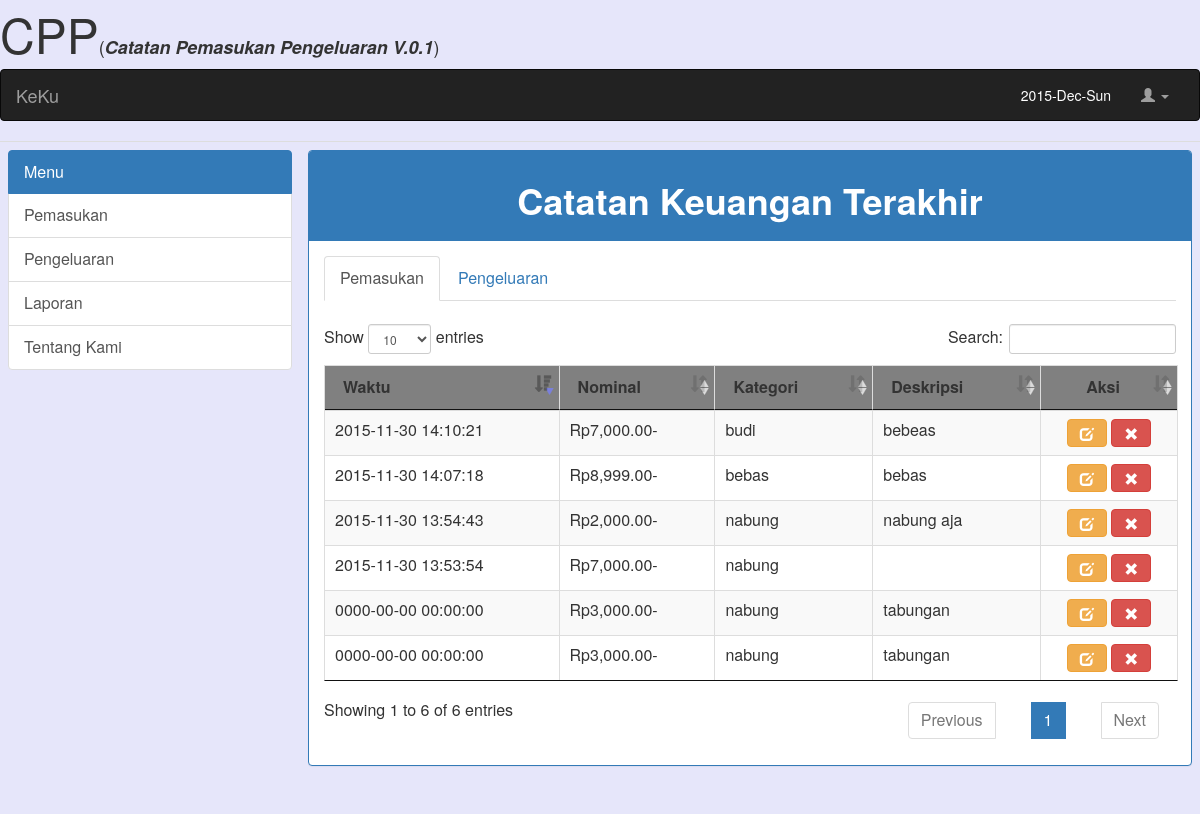
/index.php/ctrl/tampil, run on an earlier commit of the app's database.
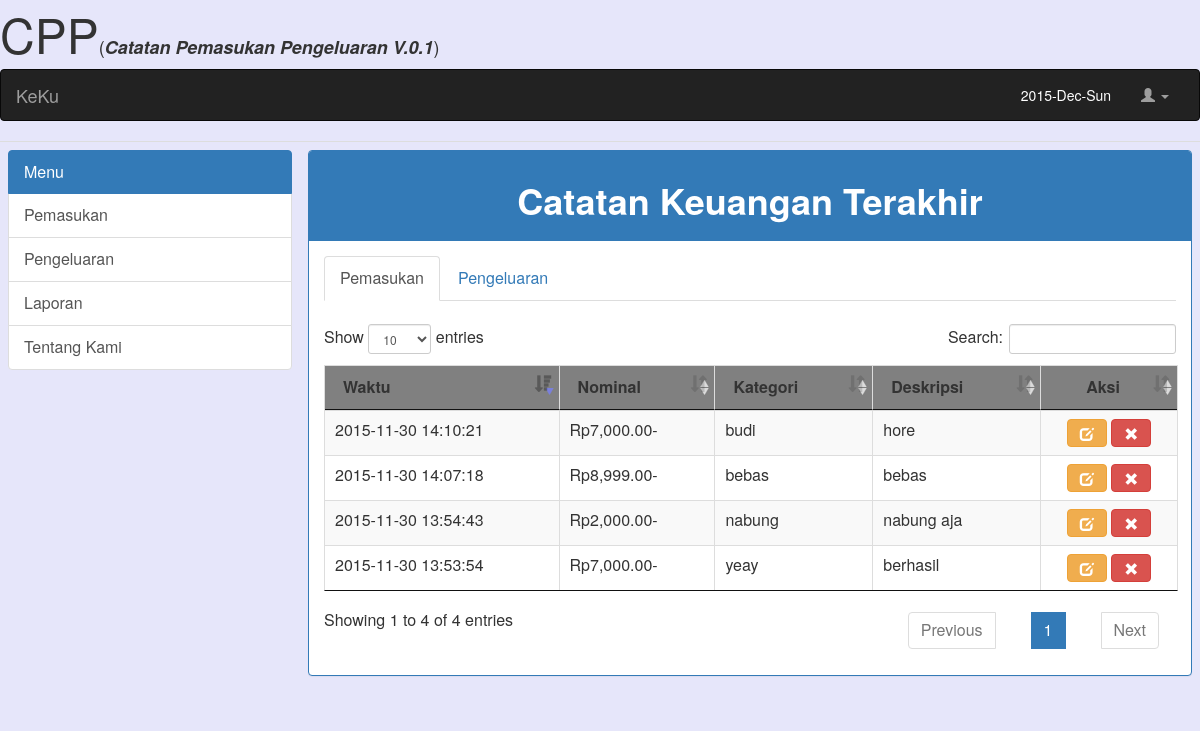
And on a later commit of the database.
### tables this page shows
CREATE TABLE IF NOT EXISTS `t_transaksi` (
`id_transaksi` int(10) NOT NULL,
  `id_user` int(10) NOT NULL,
  `nominal` int(20) NOT NULL,
  `kategori` varchar(30) NOT NULL,
  `deskripsi` text NOT NULL,
  `waktu` datetime NOT NULL
);

### application/controllers/Ctrl.php (called while the page is built, shortened)
<?php
class Ctrl extends CI_Controller {
	public function __construct()
	{
		$this->load->model('mdl');
	}
	public function tampil()
	{
		$data['select']=$this->mdl->all();
		$this->load->view('layout/header');
		$this->load->view('layout/menu_atas');
		$this->load->view('template/view_data',$data);
	}
}

### index.php (called while the page is built, shortened)
<?php
require_once BASEPATH.'core/CodeIgniter.php';

### application/models/Mdl.php (called while the page is built, shortened)
<?php
class Mdl extends CI_Model {
	public function all()
	{
		$query=$this->db->get('t_transaksi');
		if ($query->num_rows()>0) {
			return $query->result();
		}
		else{
			return array();
		}
	}
}

### application/views/template/view_data.php (the view, shortened to what this page needs)
<!DOCTYPE html>
<html lang="en">
  <head>
    <?php $this->load->view('layout/includes'); ?>
  </head>
  <body>
  <table class="table">
    <tbody>
      <tr>
        <td width="25%">
          <?php $this->load->view('layout/menu_samping'); ?>
        </td>
        <td>
          <div class="panel panel-primary">
              <div class="panel-heading"><h1><center><b>Catatan Keuangan Terakhir</b></center></h1></div>
              <div class="panel-body">
                <ul class="nav nav-tabs nav-tab">
                  <li role="presentation" class="active"><a href="<?=base_url()?>index.php/keuangan/">Pemasukan</a></li>
                  <li role="presentation"><a href="<?=base_url()?>index.php/keuangan2/">Pengeluaran</a></li>
                </ul>
                <br>
                <table id="dataTable" class="table table-bordered table-hover table-striped">
                  <thead>
                    <tr bgcolor="grey">
                      <th>Waktu</th>
                      <th>Nominal</th>
                      <th>Kategori</th>
                      <th>Deskripsi</th>
                      <th><center>Aksi</center></th>
                    </tr>
                  </thead>
                  <tbody>
                    <?php foreach($select as $datavar):?>
                    <tr>
                      <td><?=$datavar->waktu?></td>
                      <td>Rp<?=number_format($datavar->nominal);?>.00-</td>
                      <td><?=$datavar->kategori?></td>
                      <td><?=$datavar->deskripsi?></td>
                      <td align="center">
                        <?=anchor('ctrl/update/'.$datavar->id_transaksi, '<span class="glyphicon glyphicon-edit" aria-hidden="true"></span>', ['class'=>'btn btn-warning']);?>
                        <?=anchor('ctrl/delete/'.$datavar->id_transaksi, '<span class="glyphicon glyphicon-remove" aria-hidden="true"></span>', ['class'=>'btn btn-danger','onclick'=>'return confirm(\'Apakah Anda Yakin Akan di Hapus..??\')']
                                  );?>
                      </td>
                    </tr>
                    <?php endforeach;?>
                  </tbody>
                </table>
                  </div>
              </div>
            </td>
          </tr>
        </tbody>
      </table>
  </body>
  </html>

### application/views/layout/header.php
<header>
		<font size="7">CPP</font><font size="4">(<i><b>Catatan Pemasukan Pengeluaran V.0.1</b></i>)</font>
</header>

### application/views/layout/menu_atas.php (shortened to what this page needs)
<nav class="navbar navbar-inverse">
  <div class="container-fluid">
    <div class="navbar-header">
      <a class="navbar-brand" href="#">KeKu</a>
    </div>
    <div class="collapse navbar-collapse" id="bs-example-navbar-collapse-1">
      <ul class="nav navbar-nav navbar-right">
        <li><a href="#"><font color="white"><?php echo date('Y-M-D'); ?></font></a></li>
        <li class="dropdown">
          <a href="#" class="dropdown-toggle" data-toggle="dropdown" role="button" aria-haspopup="true" aria-expanded="false"><span class="glyphicon glyphicon-user" aria-hidden="true"></span> <span class="caret"></span></a>
        </li>
      </ul>
    </div>
  </div>
</nav>

### application/views/layout/includes.php (shortened to what this page needs)
<link rel="stylesheet" type="text/css" href="<?=base_url();?>includes/bootstrap/css/bootstrap.css"></style>
<link rel="stylesheet" type="text/css" href="<?=base_url();?>includes/plugins/datatables/dataTables.bootstrap.css"></style>
<link rel="stylesheet" type="text/css" href="<?=base_url();?>includes/plugins/datatables/jquery.dataTables.css"></style>

### application/views/layout/menu_samping.php
	<div class="list-group">
            <a href="#" class="list-group-item active">
              Menu
            </a>
            <a href="#" class="list-group-item">Pemasukan</a>
            <a href="#" class="list-group-item">Pengeluaran</a>
            <a href="#" class="list-group-item">Laporan</a>
            <a href="#" class="list-group-item">Tentang Kami</a>
</div>

What changed in the data, as far as the page shows it:
removed t_transaksi: waktu "0000-00-00 00:00:00", nominal "3,000", kategori "nabung", deskripsi "tabungan"
removed t_transaksi: waktu "0000-00-00 00:00:00", nominal "3,000", kategori "nabung", deskripsi "tabungan"
changed t_transaksi: kategori "nabung" → "yeay"; deskripsi (not shown) → "berhasil"
changed t_transaksi "budi": deskripsi "bebeas" → "hore"
Also different on the page:
text written by a page script: "Show entries Search: Showing 1 to 6 of 6 entries Previous 1 Next" → "Show entries Search: Showing 1 to 4 of 4 entries Previous 1 Next"
